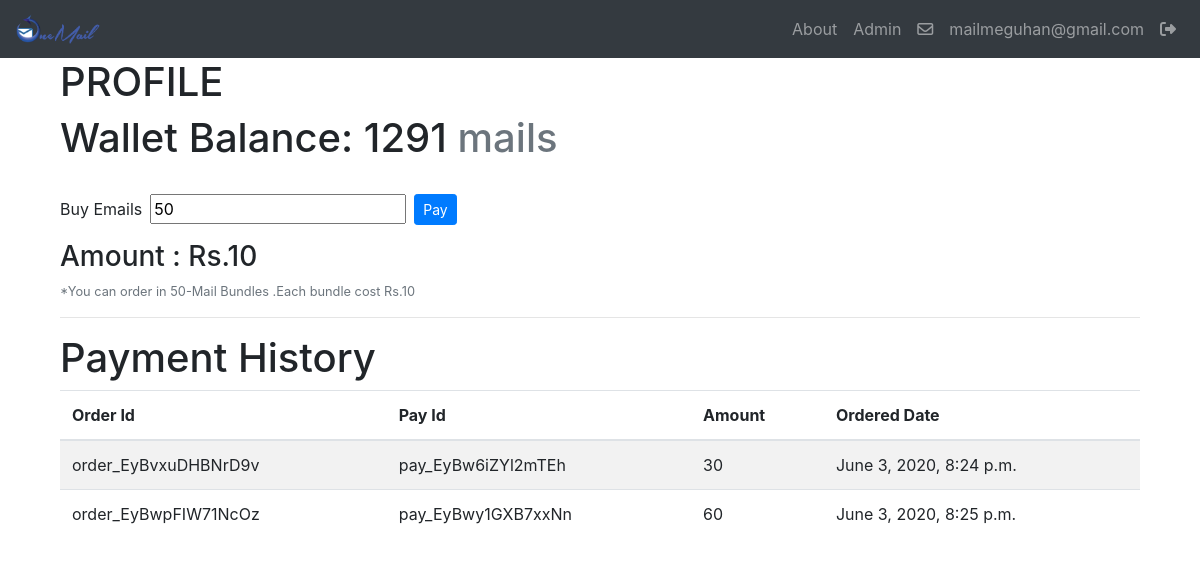
The app's page /profile (signed in) with its own data.
### pages/models.py (models this page shows, shortened)
class Profile(models.Model):
    user = models.OneToOneField(User, on_delete=models.CASCADE)
    wallet=models.IntegerField(default=100,auto_created=True)
    temp_mail=models.IntegerField(default=0)
    temp_amnt=models.IntegerField(default=0)

class pay_hist(models.Model):
    user =models.CharField(max_length=500)
    order_id=models.CharField(max_length=25)
    pay_id=models.CharField(max_length=25)
    amnt=models.IntegerField(default=0)
    date_ordered=models.DateTimeField(auto_now_add=True)

### pages/views.py (the view, shortened to what this page needs)
# urls.py: path('profile',views.profile,name='profile'),
@login_required(redirect_field_name='login',login_url="/")
def profile(request):
    form_inp=rf()
    hist=ph.objects.filter(user=request.user.username)
    context={"form":form_inp,"hist":hist}
    return render(request,'profile.html',context)

### pages/forms.py
class rf(forms.Form):
    count=forms.IntegerField(
        min_value=50,
        initial=50,
        label="",
        widget=forms.NumberInput(
            attrs={
                "class":"mt-4 mr-2",
                "step":"50",
                "id":"order",
                "placeholder":'50'
            }
        )
    )

### templates/profile.html (shortened to what this page needs)
{% extends 'base.html' %}
{% load static %}
{% block content %}
<div class="container">
<h1>PROFILE</h1>
<h1>Wallet Balance: {{ user.profile.wallet }}<span class="text-secondary "> mails</span> </h1>
<div>
    <form method="POST" class="form-inline">
        <label for="order" class="mt-2 mr-2">Buy Emails</label>
    {{form.as_p}}
    <button class="btn btn-primary btn-sm  mt-2 " type="submit" value="submit">Pay</button>
    </form>
    <h3><span>Amount : </span><span id="cost">Rs.10</span></h3>
    <p class="text-secondary small" >*You can order in 50-Mail Bundles .Each bundle cost Rs.10</p>
</div>
<hr/>
<h1>Payment History</h1>
<table class="table table-striped">
    <thead>
        <th>Order Id</th>
        <th>Pay Id</th>
        <th>Amount</th>
        <th>Ordered Date</th>
    </thead>
    <tbody>
        {% for x in hist %}
        <tr>
            <td>{{x.order_id}}</td>
            <td>{{x.pay_id}}</td>
            <td>{{x.amnt}}</td>
            <td>{{x.date_ordered}}</td>
        </tr>
        {% endfor %}
    </tbody>
</table>
</div>
{% endblock%}

### templates/base.html (shortened to what this page needs)
{% load static %}
<!DOCTYPE html>
<html lang="en">
<head>
    <link rel="stylesheet" href="{% static 'css/bootstrap.min.css' %}">
    <link rel="stylesheet" href="{% static 'css/main.css' %}">
</head>
<body>
    <nav class="navbar navbar-expand-lg navbar-dark bg-dark static-top">
          <a class="navbar-brand" href="#">
            <img src="{% static 'img/logo_full_png.png' %}"  height="32" class="d-inline-block align-top" alt="">
          </a>
          <div class="collapse navbar-collapse" id="navbarResponsive">
            <ul class="navbar-nav ml-auto">
              <li class="nav-item">
                <a class="nav-link" href="{% url 'about' %}">About</a>
              </li>
              <li class="nav-item">
                <a class="nav-link" href="../admin">Admin</a>
              </li>
              {%if  request.user.is_authenticated  %}
              <li>
                <a href="{% url 'create' %}" class="nav-link"><i class="far fa-envelope"></i></a>
              </li>
              <li>
                <a href="{% url 'profile' %}" class="nav-link">{{user.email}}
                  </a>
              </li>
              <li>
                <a href="../accounts/logout" class="nav-link"><i class="fas fa-sign-out-alt"></i></a>
              </li>
              {%else%}
              <li>
                <a href="/" class="nav-link">Login/Signup</a>
              </li>
              {% endif %}
            </ul>
          </div>
      </nav>
    <div class="container">
    {% block content %}
    {% endblock %}
   </div>
</body>
</html>

### records on screen
pay_hist: order_id "order_EyBvxuDHBNrD9v", pay_id "pay_EyBw6iZYl2mTEh", amnt "30", date_ordered "June 3, 2020, 8:24 p.m."
pay_hist: order_id "order_EyBwpFIW71NcOz", pay_id "pay_EyBwy1GXB7xxNn", amnt "60", date_ordered "June 3, 2020, 8:25 p.m."

### other values on screen
{{ user.email }} "mailmeguhan@gmail.com"
{{ user.profile.wallet }} "1291"
